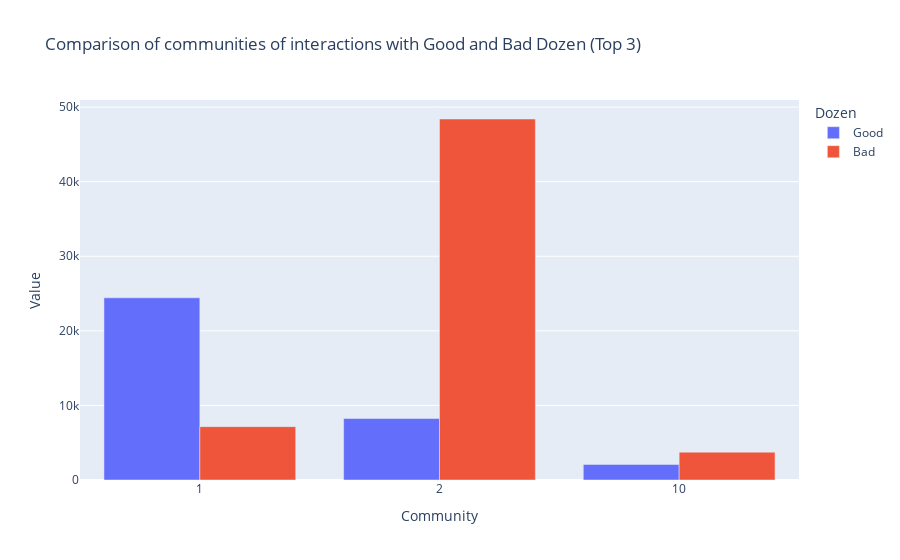

This figure's notebook cell:
### Code cell
fig = px.bar(df_plot, x="Community", y="Value", color="Dozen", barmode='group', title="Comparison of communities of interactions with Good and Bad Dozen (Top 3)")
fig.update_xaxes(type='category')
fig.show()

### Figure 1 — Plotly figure (JSON) as saved in the notebook; plotly's stock layout.template omitted (floating-point values rounded to 4 significant figures)
{"data": [{"alignmentgroup": "True", "hovertemplate": "Dozen=Good<br>Community=%{x}<br>Value=%{y}<extra></extra>", "legendgroup": "Good", "marker": {"color": "#636efa"}, "name": "Good", "offsetgroup": "Good", "orientation": "v", "showlegend": true, "textposition": "auto", "type": "bar", "x": [1, 2, 10], "xaxis": "x", "y": [24427, 8240, 2088], "yaxis": "y"}, {"alignmentgroup": "True", "hovertemplate": "Dozen=Bad<br>Community=%{x}<br>Value=%{y}<extra></extra>", "legendgroup": "Bad", "marker": {"color": "#EF553B"}, "name": "Bad", "offsetgroup": "Bad", "orientation": "v", "showlegend": true, "textposition": "auto", "type": "bar", "x": [2, 1, 10], "xaxis": "x", "y": [48402, 7156, 3735], "yaxis": "y"}], "layout": {"barmode": "group", "legend": {"title": {"text": "Dozen"}, "tracegroupgap": 0}, "title": {"text": "Comparison of communities of interactions with Good and Bad Dozen (Top 3)"}, "xaxis": {"anchor": "y", "domain": [0, 1], "title": {"text": "Community"}, "type": "category"}, "yaxis": {"anchor": "x", "domain": [0, 1], "title": {"text": "Value"}}}}
